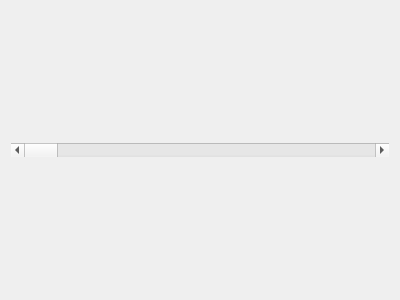
<?xml version="1.0" encoding="UTF-8"?>
<ui version="4.0">
 <class>TWatchChart</class>
 <widget class="QWidget" name="TWatchChart">
  <property name="geometry">
   <rect>
    <x>0</x>
    <y>0</y>
    <width>400</width>
    <height>300</height>
   </rect>
  </property>
  <property name="windowTitle">
   <string>Form</string>
  </property>
  <layout class="QHBoxLayout" name="horizontalLayout">
   <item>
    <layout class="QVBoxLayout" name="verticalLayout">
     <property name="spacing">
      <number>0</number>
     </property>
     <item>
      <widget class="QScrollBar" name="horizontalScrollBar">
       <property name="orientation">
        <enum>Qt::Horizontal</enum>
       </property>
      </widget>
     </item>
    </layout>
   </item>
  </layout>
 </widget>
 <resources/>
 <connections/>
</ui>
